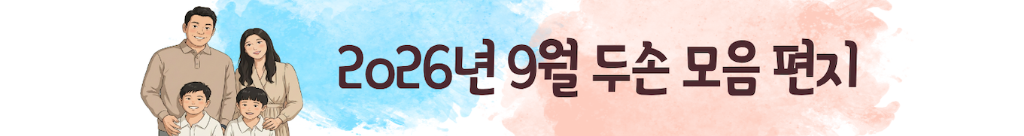
#> input picture assets/img/default-banner.png, 1024 x 136 px
$ python clean_banner_better2.py
#> lines starting #> are read from the running program, lines starting #| are printed output that depends on the picture
from PIL import Image

img = Image.open('assets/img/default-banner.png').convert('RGB')
w, h = img.size
#> w = 1024; h = 136

# Let's crop from 340 to w
col = img.crop((950, 0, 951, h))
stretched = col.resize((1024 - 340, h))
#> stretched: PIL image 684x136 RGB; every value is 255

out = img.copy()

# Paste with a soft mask to blend it with whatever is at 340 (maybe blue watercolor)
mask = Image.new('L', stretched.size, 255)
#> mask: PIL image 684x136 L; every value is 255
# make the first 20 pixels fade in
for x in range(20):
    for y in range(h):
        mask.putpixel((x, y), int(255 * (x/20.0)))
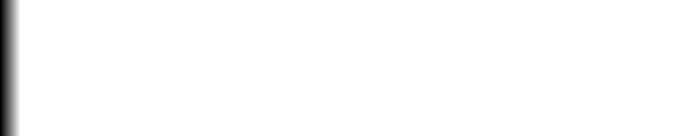
#> mask: PIL image 684x136 L; min 0, max 255, mean 251.1

out.paste(stretched, (340, 0), mask)
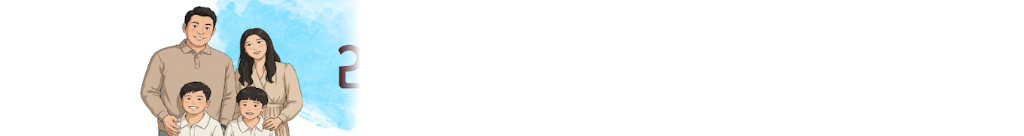
#> out: PIL image 1024x136 RGB; mean R, G, B 240.4, 242.8, 242.2
out.save('assets/img/clean-banner.png')
print("Saved clean-banner.png with soft edge")
